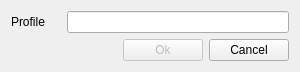
<?xml version="1.0" encoding="UTF-8"?>
<ui version="4.0">
 <class>EditProfileNameClass</class>
 <widget class="QDialog" name="EditProfileNameClass">
  <property name="geometry">
   <rect>
    <x>0</x>
    <y>0</y>
    <width>300</width>
    <height>72</height>
   </rect>
  </property>
  <property name="windowTitle">
   <string>EditProfileName</string>
  </property>
  <layout class="QGridLayout" name="gridLayout">
   <item row="0" column="0">
    <widget class="QLabel" name="lblProfile">
     <property name="text">
      <string>Profile</string>
     </property>
    </widget>
   </item>
   <item row="1" column="2">
    <widget class="QPushButton" name="pBtnOk">
     <property name="enabled">
      <bool>false</bool>
     </property>
     <property name="text">
      <string>Ok</string>
     </property>
    </widget>
   </item>
   <item row="1" column="3">
    <widget class="QPushButton" name="pBtnCancel">
     <property name="text">
      <string>Cancel</string>
     </property>
    </widget>
   </item>
   <item row="0" column="1" colspan="3">
    <widget class="QLineEdit" name="lEdtProfile"/>
   </item>
   <item row="1" column="0" colspan="2">
    <spacer name="horizontalSpacer">
     <property name="orientation">
      <enum>Qt::Orientation::Horizontal</enum>
     </property>
     <property name="sizeHint" stdset="0">
      <size>
       <width>107</width>
       <height>21</height>
      </size>
     </property>
    </spacer>
   </item>
  </layout>
 </widget>
 <layoutdefault spacing="6" margin="11"/>
 <resources/>
 <connections>
  <connection>
   <sender>pBtnCancel</sender>
   <signal>clicked()</signal>
   <receiver>EditProfileNameClass</receiver>
   <slot>reject()</slot>
   <hints>
    <hint type="sourcelabel">
     <x>250</x>
     <y>50</y>
    </hint>
    <hint type="destinationlabel">
     <x>149</x>
     <y>35</y>
    </hint>
   </hints>
  </connection>
  <connection>
   <sender>pBtnOk</sender>
   <signal>clicked()</signal>
   <receiver>EditProfileNameClass</receiver>
   <slot>accept()</slot>
   <hints>
    <hint type="sourcelabel">
     <x>164</x>
     <y>50</y>
    </hint>
    <hint type="destinationlabel">
     <x>149</x>
     <y>35</y>
    </hint>
   </hints>
  </connection>
 </connections>
</ui>
